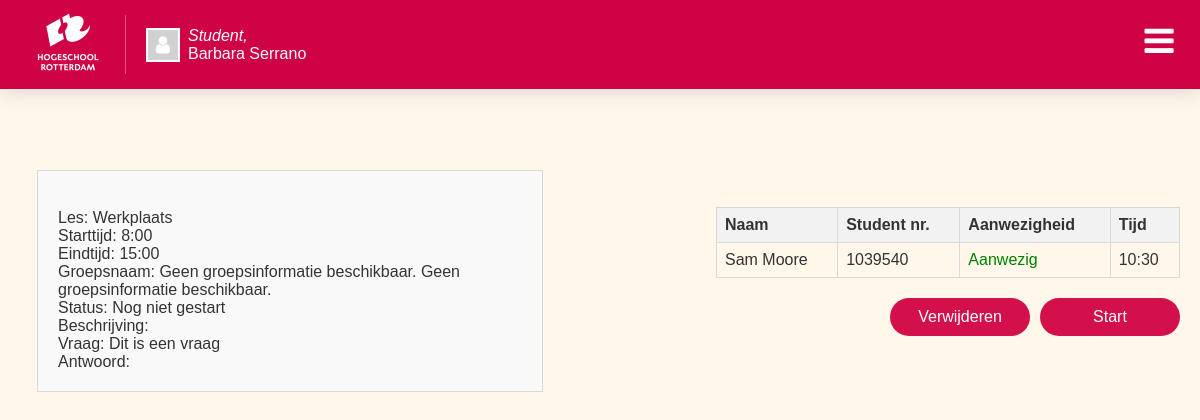
Page /les_overzicht/43149338 (signed in) on the earlier database version.
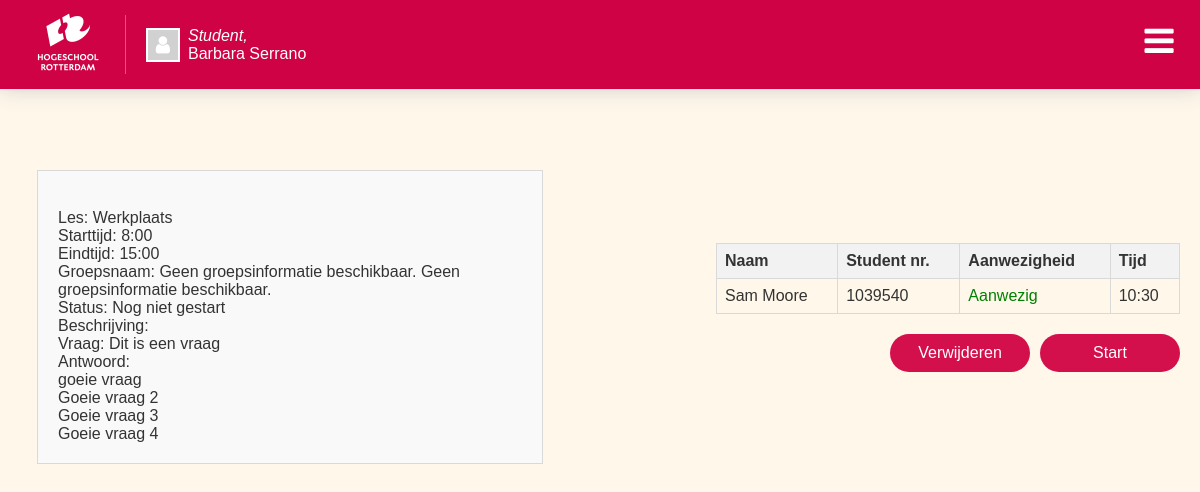
Same page on the later database version.
### app/models.py (models this page shows, shortened)
@dataclass
class Student(db.Model):
    id: int = db.Column(db.Integer, primary_key=True)
    user_id: int = db.Column(
        db.Integer, db.ForeignKey('user.id'), nullable=False)
    student_number: int = db.Column(db.String(20), nullable=False)
    first_name: str = db.Column(db.String(50), nullable=False)
    last_name: str = db.Column(db.String(50), nullable=False)
    groups = db.relationship('StudentGroup', back_populates='student')
    meetings = db.relationship('StudentMeeting', back_populates='student')
    user = db.relationship('User', back_populates='student')
    @property
    def full_name(self):
        return f"{self.first_name} {self.last_name}"

@dataclass
class Meeting(db.Model):
    id: int = db.Column(db.Integer, primary_key=True)
    name: str = db.Column(db.String(100), nullable=False)
    start_time: str = db.Column(db.String(20), nullable=False)
    end_time: str = db.Column(db.String(20), nullable=False)
    date: datetime.date = db.Column(db.Date(), nullable=False)
    status: int = db.Column(db.Integer, nullable=False, default=0)
    description: str = db.Column(db.Text(), nullable=False)
    meeting_code: int = db.Column(db.Integer(), nullable=False, unique=True)
    students = db.relationship('StudentMeeting', back_populates='meeting')
    groups = db.relationship('GroupMeeting', back_populates='meeting')
    teachers = db.relationship('TeacherMeeting', back_populates='meeting')
    question = db.relationship('Question', back_populates='meeting')

@dataclass
class Group(db.Model):
    id: int = db.Column(db.Integer, primary_key=True)
    start_date: datetime.date = db.Column(db.Date, nullable=False)
    end_date: datetime.date = db.Column(db.Date, nullable=False)
    name: str = db.Column(db.String(50))
    meetings = db.relationship('GroupMeeting', back_populates='group')
    students = db.relationship('StudentGroup', back_populates='group')

@dataclass
class Question(db.Model):
    id: int = db.Column(db.Integer, primary_key=True)
    meeting_id: int = db.Column(
        db.Integer, db.ForeignKey('meeting.id'), nullable=False)
    text: str = db.Column(db.String(500), nullable=False)
    meeting = db.relationship('Meeting', back_populates='question')
    answers = db.relationship('Answer', back_populates='question')

@dataclass
class Answer(db.Model):
    id: int = db.Column(db.Integer, primary_key=True)
    text: str = db.Column(db.String(255))
    question_id: int = db.Column(
        db.Integer, db.ForeignKey('question.id'), nullable=False)
    question = db.relationship('Question', back_populates='answers')

### app/routes.py (the view)
@app.route("/les_overzicht/<meeting_code>")
@login_required
def les_overzicht(meeting_code):
    meeting = Meeting.query.filter_by(meeting_code=meeting_code).first()
    question = Question.query.filter_by(meeting_id=meeting.id).first()
    groups = meeting.groups
    group_dict = []
    for row in groups:
        group_dict.append(row.group)
    print(groups)
    return render_template("les_overzicht.html", meeting_code=meeting_code, meeting=meeting, question=question, groups=group_dict)

### app/models.py (called while the page is built)
@login_manager.user_loader
def load_user(user_id):
    user = User.query.get(user_id)
    return user

### app/templates/les_overzicht.html (shortened to what this page needs)
{% extends "base.html" %}
{% block content %}
    <div class="container-window">
        <div class="teacher-info-container">
			<div class="teacher-info">
			<br> Les: {{ meeting.name }}
			<br> Starttijd: {{ meeting.start_time }}
			<br> Eindtijd: {{ meeting.end_time }}
			<br> Groepsnaam: {% for item in groups %}
			{% if item.id == meeting.group_id %}
			  {{ item.name }}
			{% else %}
			  Geen groepsinformatie beschikbaar.
			{% endif %}
		  {% endfor %}
			<br> Status: {% if meeting.status == 0 %}<span>Nog niet gestart</span>{% elif meeting.status == 1 %}<span>Gestart</span>{% elif meeting.status == 2 %}<span>Afgelopen</span>{% endif %}
			<br> Beschrijving: {{ meeting.description }}
			<br> Vraag: {{ question.text }}
			<br> Antwoord: {% for answer in question.answers%}
			<p>{{answer.text}}</p>
			{% endfor%}
		  </div>
		</div>
          	<div class="table-container">
				<table class="table-style">
				<thead>
					<tr>
					<th>Naam</th>
					<th>Student nr.</th>
					<th>Aanwezigheid</th>
					<th>Tijd</th>
					</tr>
				</thead>
				<tbody>
					<tr>
					<td>Sam Moore</td>
					<td>1039540</td>
					<td class="aanwezig">Aanwezig</td>
					<td>10:30</td>
					</tr>
				</tbody>
				</table>
				<div class="bottom-buttons-container">
					<a class="wijzigen-btn" href="/meeting/delete/{{ meeting.id }}">Verwijderen</a>
					<a class="start-btn" href="{{url_for('start_presence', code = meeting.meeting_code)}}">Start</a>
				</div>
			</div>
        </div>
{% endblock %}

### app/templates/base.html (shortened to what this page needs)
<!DOCTYPE html>
<html lang="en">
    <head>
		<link rel="stylesheet" href="/static/style.css" />
		<link rel="stylesheet" href="https://cdnjs.cloudflare.com/ajax/libs/font-awesome/4.7.0/css/font-awesome.min.css">
		<link href="https://cdn.jsdelivr.net/npm/select2@4.1.0-rc.0/dist/css/select2.min.css" rel="stylesheet" />
    </head>
    <body>
		<nav class="header-container">
			<div class="header-inner">
				<div class="header-left">
					<a href="/" class="header-logo-button">
						<img
						class="header-logo"
						src="/static/images/logo.png"
						alt="Hogeschool Rotterdam"
						/>
					</a>
					{% if current_user.is_authenticated%}
						<a href="{{url_for('overview_page', id=current_user.id)}}" class="user-profile">
							<i class="fa fa-user user-icon"></i>
							<div class="user-info">
								{% if current_user.role == 0%}
									<span class="user-prefix">Docent, </span>
									<span>{{ current_user.teacher[0].full_name}}</span>
								{%elif current_user.role == 1%}
									<span class="user-prefix">Student, </span>
									<span>{{ current_user.student[0].full_name}}</span>
								{% endif%}
							</div>
						</a>
					{% endif %}
				</div>
				<div class="header-right">
					<button class="hamburger" id="hamburger">
					<i class="fa fa-bars" ></i>
					</button>
				</div>
			</div>
		</nav>
		{% block content %}
		{% endblock %}
    </body>
</html>

### app/static/style.css (style rules this page uses)
*, *::before, *::after { margin: 0; }
body { font-family: Poppins, sans-serif; background-color: #fff7ea; padding-top: 120px; }
a { color: black; text-decoration: none; }
.header-container { background: #fff7ea; background-color: #cf0245; min-height: 70px; position: fixed; top: 0; width: 100%; z-index: 999; box-shadow: 0 0 20px 0px #c9c9c9e0; }
.header-left { border-style: none; height: auto; max-width: 500px; margin-top: 5px; margin-bottom: 5px; display: flex; gap: 20px; }
.hamburger { position: fixed; z-index: 100; top: 1rem; right: 1rem; border: none; cursor: pointer; width: 50px; height: 50px; font-size: 34px; background-color: transparent; color: white; }
.container-window { padding-top: 50px; overflow: hidden; display: flex; justify-content: center; align-items: center; background-color: #fff7ea; }
.header-logo { width: 75px; height: 75px; padding-left: 30px; }
.header-logo-button { border: none; background: transparent; cursor: pointer; }
.table-container { width: 100%; display: flex; padding: 0 20px; flex-direction: column; align-items: end; }
.table-style { width: 80%; border-collapse: collapse; font-family: Arial, sans-serif; color: #333; }
.table-style th, .table-style td { border: 1px solid #d9d9d9; padding: 8px; text-align: left; }
.table-style th { background-color: #f2f2f2; font-weight: bold; }
.table-style td { border: 1px solid #d9d9d9; padding: 8px; text-align: left; }
.table-style td.aanwezig { color: green; }
.teacher-info-container { width: 100%; display: flex; justify-content: center; }
.teacher-info { width: 80%; padding: 20px; background-color: #f9f9f9; border: 1px solid #d9d9d9; font-family: Arial, sans-serif; color: #333; text-align: left; }
.wijzigen-btn, .start-btn, .beamer-btn { min-width: 100px; padding: 10px 20px; border: none; border-radius: 20px; font-family: Arial, sans-serif; font-size: 16px; color: #ffffff; background-color: #d30f4c; text-align: center; cursor: pointer; margin-left: 10px; }
.bottom-buttons-container { width: 100%; display: flex; justify-content: flex-end; padding: 20px 0; }
.user-prefix { font-style: italic; }
.user-info { display: flex; flex-direction: column; }
.user-profile { display: flex; justify-content: center; align-items: center; color: white; border-left: 1px solid rgba(255, 255, 255, 0.329); padding-left: 20px; margin: 10px 0; }
.fa.user-icon { font-size: 20px; width: 30px; height: 30px; border: 2px solid white; display: flex; justify-content: center; align-items: center; background-color: rgb(209, 209, 209); margin-right: 8px }

Differences in the rows shown:
added Answer: text "goeie vraag"
added Answer: text "Goeie vraag 2"
added Answer: text "Goeie vraag 3"
added Answer: text "Goeie vraag 4"
